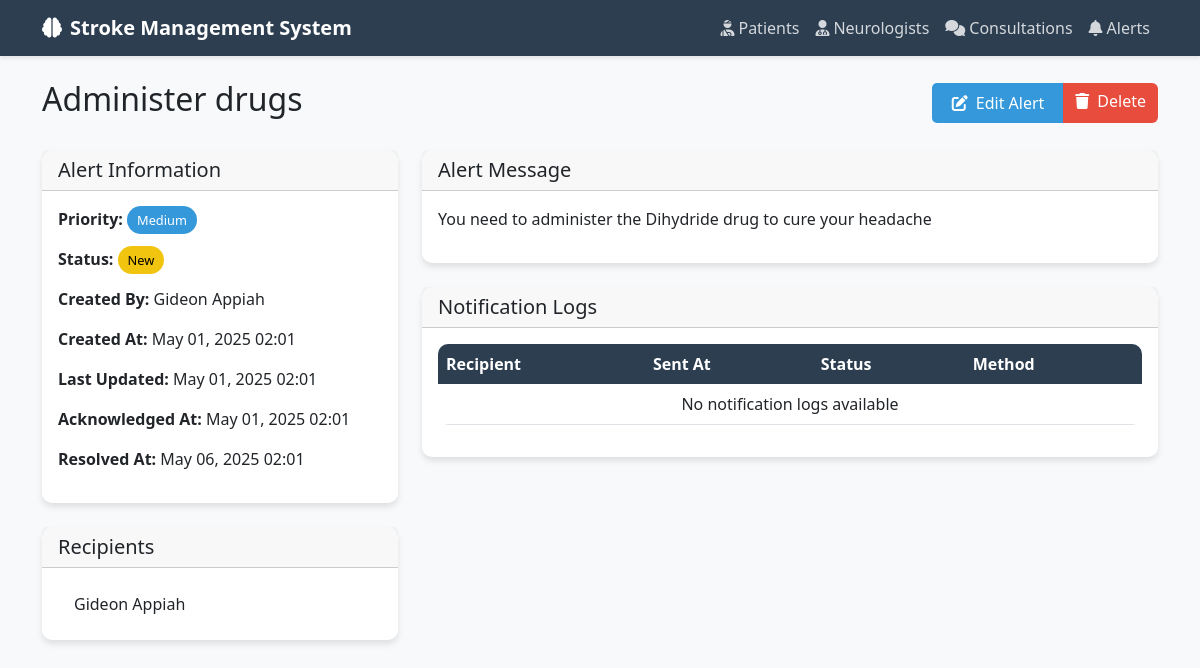
Screenshot of /alerts/1/ (signed in) with the database file from the repository.
### alerts/models.py (models this page shows, shortened)
class Alert(models.Model):
    PRIORITY_CHOICES = [
        ('CRITICAL', 'Critical'),
        ('HIGH', 'High'),
        ('MEDIUM', 'Medium'),
        ('LOW', 'Low')
    ]
    STATUS_CHOICES = [
        ('NEW', 'New'),
        ('READ', 'Read'),
        ('ACKNOWLEDGED', 'Acknowledged'),
        ('RESOLVED', 'Resolved')
    ]
    title = models.CharField(max_length=200)
    message = models.TextField()
    priority = models.CharField(max_length=10, choices=PRIORITY_CHOICES, default='MEDIUM')
    status = models.CharField(max_length=15, choices=STATUS_CHOICES, default='NEW')
    created_by = models.ForeignKey(User, on_delete=models.CASCADE, related_name='created_alerts')
    recipients = models.ManyToManyField(User, related_name='received_alerts')
    content_type = models.ForeignKey(ContentType, on_delete=models.CASCADE)
    object_id = models.PositiveIntegerField()
    content_object = GenericForeignKey('content_type', 'object_id')
    created_at = models.DateTimeField(auto_now_add=True)
    updated_at = models.DateTimeField(auto_now=True)
    acknowledged_at = models.DateTimeField(null=True, blank=True)
    resolved_at = models.DateTimeField(null=True, blank=True)
    class Meta:
        ordering = ['-created_at']

### stroke_system/views.py (the view)
# urls.py: path('alerts/<int:pk>/', alert_detail, name='alert_detail'),
@login_required
def alert_detail(request, pk):
    alert = Alert.objects.select_related('created_by').get(pk=pk)
    notification_logs = alert.notification_logs.select_related('recipient').all()
    return render(request, 'alerts/detail.html', {
        'alert': alert,
        'notification_logs': notification_logs
    })

### templates/alerts/detail.html (shortened to what this page needs)
{% extends 'base.html' %}
{% block content %}
<div class="d-flex justify-content-between align-items-center mb-4">
    <h2>{{ alert.title }}</h2>
    <div class="btn-group">
        <a href="{% url 'admin:alerts_alert_change' alert.pk %}" class="btn btn-primary">
            <i class="fas fa-edit me-2"></i>Edit Alert
        </a>
        <a href="{% url 'admin:alerts_alert_delete' alert.pk %}" class="btn btn-danger">
            <i class="fas fa-trash me-2"></i>Delete
        </a>
    </div>
</div>
<div class="row">
    <div class="col-md-4">
        <div class="card mb-4">
            <div class="card-header">
                <h5 class="card-title mb-0">Alert Information</h5>
            </div>
            <div class="card-body">
                <p><strong>Priority:</strong>
                    <span class="priority-badge priority-{{ alert.priority|lower }}">
                        {{ alert.get_priority_display }}
                    </span>
                </p>
                <p><strong>Status:</strong>
                    <span class="status-badge status-{{ alert.status|lower }}">
                        {{ alert.get_status_display }}
                    </span>
                </p>
                <p><strong>Created By:</strong> {{ alert.created_by.get_full_name }}</p>
                <p><strong>Created At:</strong> {{ alert.created_at|date:"M d, Y H:i" }}</p>
                <p><strong>Last Updated:</strong> {{ alert.updated_at|date:"M d, Y H:i" }}</p>
                {% if alert.acknowledged_at %}
                <p><strong>Acknowledged At:</strong> {{ alert.acknowledged_at|date:"M d, Y H:i" }}</p>
                {% endif %}
                {% if alert.resolved_at %}
                <p><strong>Resolved At:</strong> {{ alert.resolved_at|date:"M d, Y H:i" }}</p>
                {% endif %}
            </div>
        </div>
        <div class="card">
            <div class="card-header">
                <h5 class="card-title mb-0">Recipients</h5>
            </div>
            <div class="card-body">
                <ul class="list-group list-group-flush">
                    {% for recipient in alert.recipients.all %}
                    <li class="list-group-item">{{ recipient.get_full_name }}</li>
                    {% empty %}
                    <li class="list-group-item">No recipients assigned</li>
                    {% endfor %}
                </ul>
            </div>
        </div>
    </div>
    <div class="col-md-8">
        <div class="card mb-4">
            <div class="card-header">
                <h5 class="card-title mb-0">Alert Message</h5>
            </div>
            <div class="card-body">
                <p>{{ alert.message }}</p>
            </div>
        </div>
        <div class="card">
            <div class="card-header">
                <h5 class="card-title mb-0">Notification Logs</h5>
            </div>
            <div class="card-body">
                <div class="table-responsive">
                    <table class="table">
                        <thead>
                            <tr>
                                <th>Recipient</th>
                                <th>Sent At</th>
                                <th>Status</th>
                                <th>Method</th>
                            </tr>
                        </thead>
                        <tbody>
                            {% for log in notification_logs %}
                            <tr>
                                <td>{{ log.recipient.get_full_name }}</td>
                                <td>{{ log.sent_at|date:"M d, Y H:i" }}</td>
                                <td>
                                    {% if log.delivery_status == 'delivered' %}
                                    <span class="badge bg-success">Delivered</span>
                                    {% elif log.delivery_status == 'failed' %}
                                    <span class="badge bg-danger">Failed</span>
                                    {% else %}
                                    <span class="badge bg-warning">Sent</span>
                                    {% endif %}
                                </td>
                                <td>{{ log.notification_method|title }}</td>
                            </tr>
                            {% empty %}
                            <tr>
                                <td colspan="4" class="text-center">No notification logs available</td>
                            </tr>
                            {% endfor %}
                        </tbody>
                    </table>
                </div>
            </div>
        </div>
    </div>
</div>
{% endblock %}

### templates/base.html (style rules this page uses)
:root { --primary-color: #2c3e50; --secondary-color: #3498db; --accent-color: #e74c3c; --light-bg: #f8f9fa; }
body { font-family: 'Segoe UI', Tahoma, Geneva, Verdana, sans-serif; background-color: var(--light-bg); }
.card { border: none; border-radius: 10px; box-shadow: 0 4px 6px rgba(0,0,0,0.1); transition: transform 0.3s; }
.btn-primary { background-color: var(--secondary-color); border: none; padding: 8px 20px; border-radius: 5px; }
.btn-danger { background-color: var(--accent-color); border: none; }
.table { background-color: white; border-radius: 10px; overflow: hidden; }
.table thead th { background-color: var(--primary-color); color: white; border: none; }
.status-badge { padding: 5px 10px; border-radius: 20px; font-size: 0.8rem; font-weight: 500; }
.status-new { background-color: #f1c40f; color: #000; }
.priority-badge { padding: 5px 10px; border-radius: 20px; font-size: 0.8rem; font-weight: 500; }
.priority-medium { background-color: #3498db; color: #fff; }

### rows the page displays
Alert: title "Administer drugs", priority "Medium", status "New", created_by.get_full_name "Gideon Appiah", created_at "May 01, 2025 02:01", updated_at "May 01, 2025 02:01", acknowledged_at "May 01, 2025 02:01", resolved_at "May 06, 2025 02:01", message "You need to administer the Dihydride drug to cure your headache"

### other values shown
{{ recipient.get_full_name }} "Gideon Appiah"
